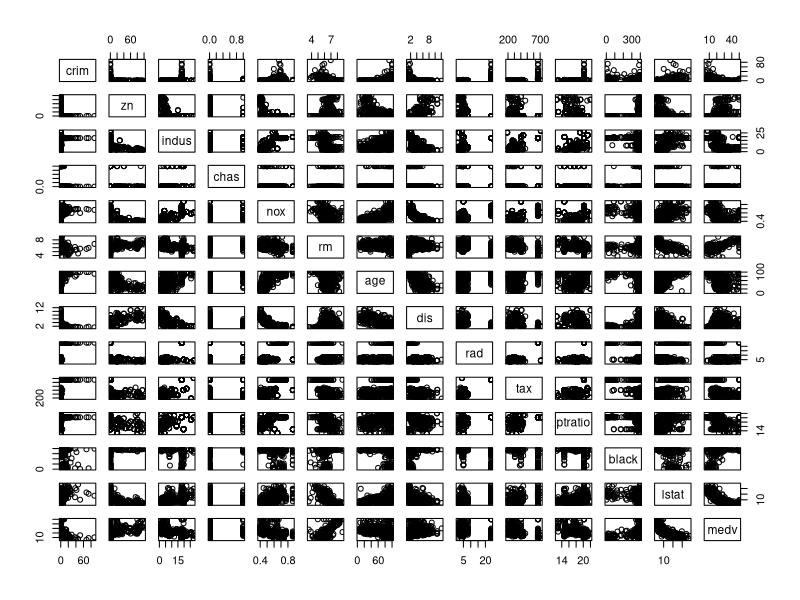
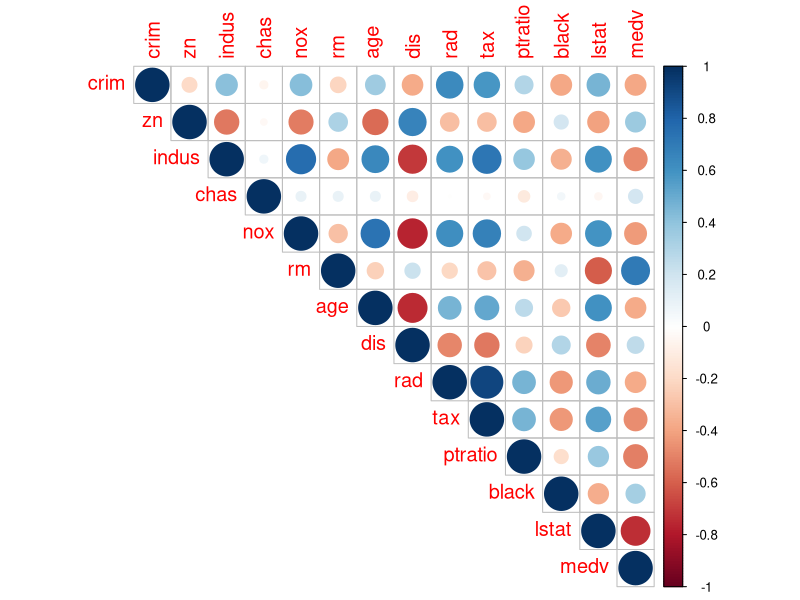

Reproduce these figures in R, in order. (Note: this script raises an error after producing the figures.)
## ---- chunk 1
# Access MASS library 
library(MASS)

# Load Boston data
data("Boston")
## ---- chunk 2
# explore Boston dataset structure and dimnesions
str(Boston)
dim(Boston)
## ---- chunk 3
summary(Boston)

# plot matrix of the variables
pairs(Boston)

## ---- chunk 4
library(corrplot)
library(tidyverse)

# First calculate the correlation matrix 
corr_matrix<-cor(Boston)%>% round(2)

# print corr_matrix
corr_matrix

# visualize the correlation matrix
corrplot(corr_matrix, method="circle", type = "upper", tl.cex = 1.2) %>% round(2)
## ---- chunk 5
# center and standardize variables using scale()
boston_scaled <- scale(Boston)

# summaries of the scaled variables
summary(boston_scaled)

# check the class of the boston_scaled object
class(boston_scaled)

# change the object to data frame
boston_scaled <- as.data.frame(boston_scaled)
## ---- chunk 6
# First create a quantile vector of crim 
bins <- quantile(boston_scaled$crim)
bins

# create a categorical variable 'crime' into "low", "med_low", "med_high" and "high"
crime <- cut(boston_scaled$crim, breaks = bins, include.lowest = TRUE, label=c("low", "med_low", "med_high", "high")) 

## ---- chunk 7
# remove original crim from the dataset
boston_scaled <- dplyr::select(boston_scaled, -crim) %>% round(2)

# add the new categorical value to scaled data
boston_scaled <- data.frame(boston_scaled, crime)

#print
boston_scaled 
## ---- chunk 8
# Get the number of rows in the Boston dataset and assign it as *n* 
n <- nrow(boston_scaled)

# Select randomly 80% of the rows
ind <- sample(n,  size = n * 0.8)

# Use the selected to create train set
train_data <- boston_scaled[ind,]

# create test set using the remaining rows
test_data  <- boston_scaled[-ind,]

# save the correct classes from test data
correct_classes <- test_data$crime

# remove the crime variable from test data
test_data <- dplyr::select(test_data, -crime)
## ---- chunk 9

# linear discriminant analysis
# the dot means all other variables in the data.
lda.fit <- lda(crime ~ ., data = train_data) 
# print the lda.fit object
lda.fit 

## ---- chunk 10
# LD1
lda.fit.values <- predict(lda.fit)
ldahist(data = lda.fit.values$x[,1], g=train_data$crime)

# LD2
lda.fit.values <- predict(lda.fit)
ldahist(data = lda.fit.values$x[,2], g=train_data$crime)

# LD3
lda.fit.values <- predict(lda.fit)
ldahist(data = lda.fit.values$x[,3], g=train_data$crime)
## ---- chunk 11
# the function for lda biplot arrows
lda.arrows <- function(x, myscale = 1, arrow_heads = 0.1, color = "red", tex = 0.75, choices = c(1,2)){
  heads <- coef(x)
  arrows(x0 = 0, y0 = 0, 
         x1 = myscale * heads[,choices[1]], 
         y1 = myscale * heads[,choices[2]], col=color, length = arrow_heads)
  text(myscale * heads[,choices], labels = row.names(heads), 
       cex = tex, col=color, pos=3)
}

# target classes as numeric
classes <- as.numeric(train_data$crime)

# plot the lda results
plot(lda.fit, dimen = 2, col = classes, pch = classes)
lda.arrows(lda.fit, myscale = 2)
## ---- chunk 12

## ---- chunk 13
# predict classes with test data
lda.pred <- predict(lda.fit, newdata = test_data)

# cross tabulate the results
table(correct = correct_classes, predicted = lda.pred$class)
## ---- chunk 14

mean(lda.pred$class==test_data$crime) 
